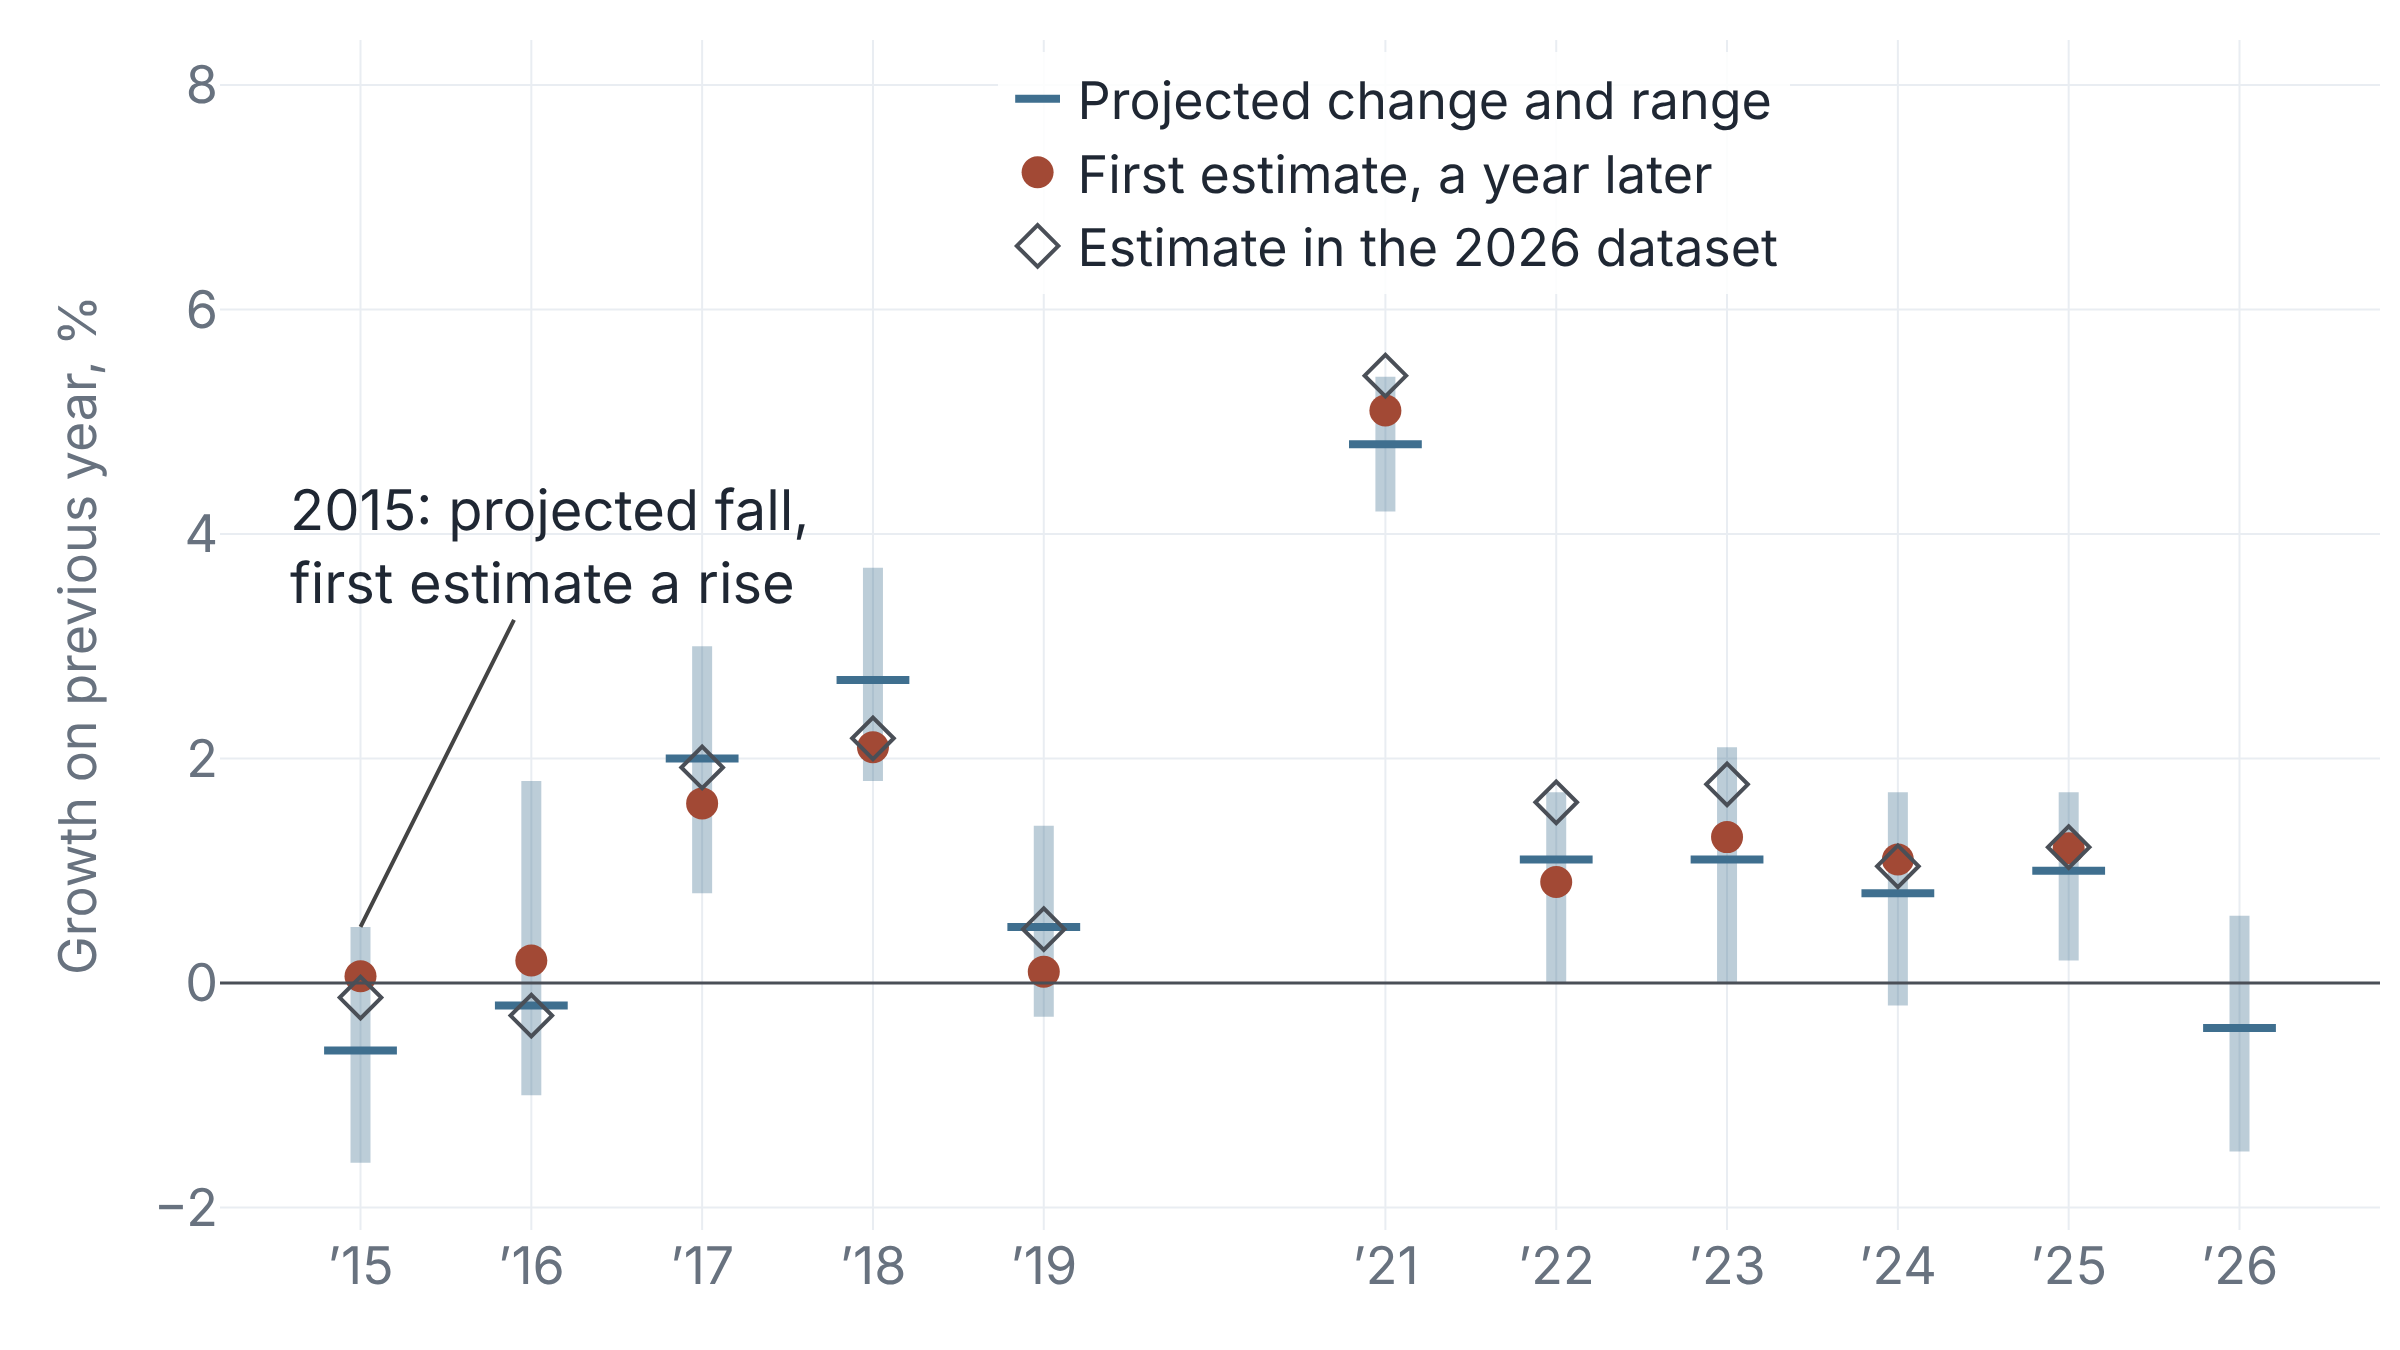

This figure's Python source:
"""The Global Carbon Budget's projected change in world fossil CO2 against
what the data later showed, 2015-2026.

Data: Global Carbon Budget 2026 supplement, Table S6 "Comparison of the
projection with realised fossil CO2 emissions (EFOS)", SI pp. 53-55
(projected value, projected range, and "Actual" = first estimate using actual
data, from the next year's budget; leap-year adjusted). "Current estimate" is
derived from the GCB2026 dataset (doi:10.18160/GCP-2026), sheet "Global
Carbon Budget", EFOS incl. cement carbonation, leap-year adjusted, as recorded
in the evidence record. 2020 (projected -6.7%, no range given; first actual
-5.4%) is left off so the scale stays readable.
"""

import plotly.graph_objects as go

years = [2015, 2016, 2017, 2018, 2019, 2021, 2022, 2023, 2024, 2025, 2026]
projected = [-0.6, -0.2, 2.0, 2.7, 0.5, 4.8, 1.1, 1.1, 0.8, 1.0, -0.4]
low = [-1.6, -1.0, 0.8, 1.8, -0.3, 4.2, 0.0, 0.0, -0.2, 0.2, -1.5]
high = [0.5, 1.8, 3.0, 3.7, 1.4, 5.4, 1.7, 2.1, 1.7, 1.7, 0.6]
first_years = years[:-1]
first_actual = [0.06, 0.20, 1.6, 2.1, 0.1, 5.1, 0.9, 1.3, 1.1, 1.2]
current = [-0.13, -0.29, 1.92, 2.18, 0.48, 5.41, 1.61, 1.77, 1.04, 1.21]

fig = go.Figure()
fig.add_trace(
    go.Scatter(
        name="Projected change and range",
        x=years,
        y=projected,
        mode="markers",
        marker=dict(symbol="line-ew-open", size=26, line=dict(width=4), color="#3f6f8f"),
        error_y=dict(
            type="data",
            symmetric=False,
            array=[h - p for h, p in zip(high, projected)],
            arrayminus=[p - l for p, l in zip(projected, low)],
            thickness=10,
            width=0,
            color="rgba(63,111,143,0.35)",
        ),
    )
)
fig.add_trace(
    go.Scatter(
        name="First estimate, a year later",
        x=first_years,
        y=first_actual,
        mode="markers",
        marker=dict(symbol="circle", size=16, color="#a24935"),
    )
)
fig.add_trace(
    go.Scatter(
        name="Estimate in the 2026 dataset",
        x=first_years,
        y=current,
        mode="markers",
        marker=dict(symbol="diamond-open", size=16, line=dict(width=2), color="#4a4f57"),
    )
)
fig.add_hline(y=0, line_width=1.5, line_color="#4a4f57")
fig.add_annotation(
    x=2015, y=0.5, text="2015: projected fall,<br>first estimate a rise",
    showarrow=True, arrowhead=0, ax=95, ay=-190, font=dict(size=28), align="left",
)
fig.update_layout(
    yaxis_title="Growth on previous year, %",
    xaxis=dict(tickfont=dict(size=26), tickmode="array", tickvals=years, ticktext=["’" + str(y)[2:] for y in years]),
    yaxis=dict(range=[-2.2, 8.4], dtick=2, tickfont=dict(size=26), title=dict(font=dict(size=26))),
    legend=dict(orientation="v", yanchor="top", y=0.99, x=0.36, font=dict(size=26), bgcolor="rgba(255,255,255,0.85)"),
    font=dict(size=26),
    margin=dict(t=20, b=60, l=110, r=10),
)
